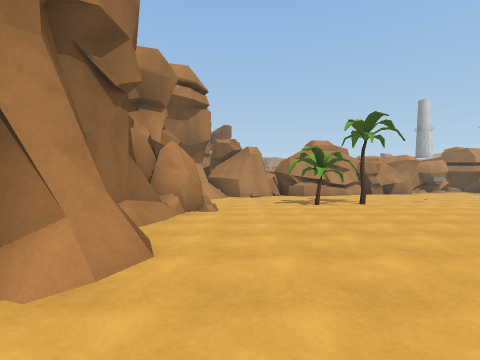
[1] (above)

24 first-person views from a walk through a scene from a Unity 3-D project. The camera is 1.5 m above the floor, looks level and sees 85° across. The floor is counted in squares, 2 m on a side. Each view is taken from the middle of a square. On the plan, view 1 faces up. The plan holds only what a view shows up to about 9 squares ahead; the rest is blank. The place goes on beyond the plan. Surface patterns are stand-ins for the level's own textures.

[2]
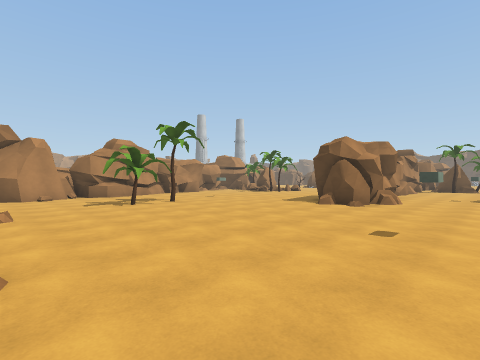

[3]
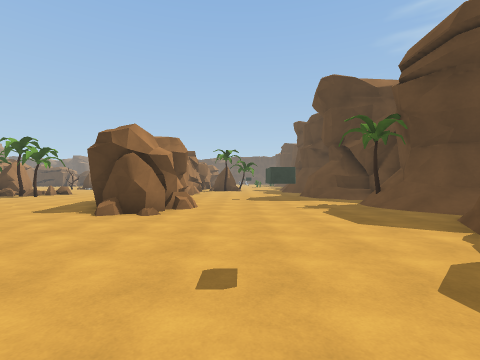

[4]
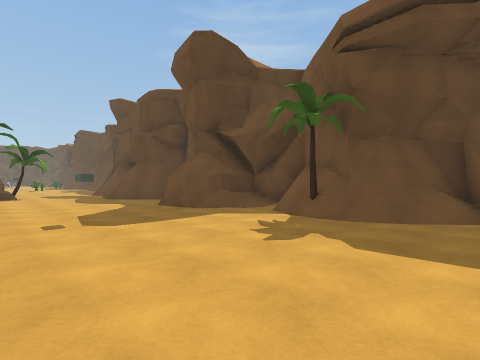

[5]
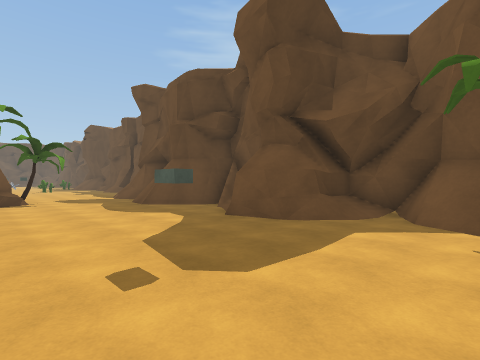

[6]
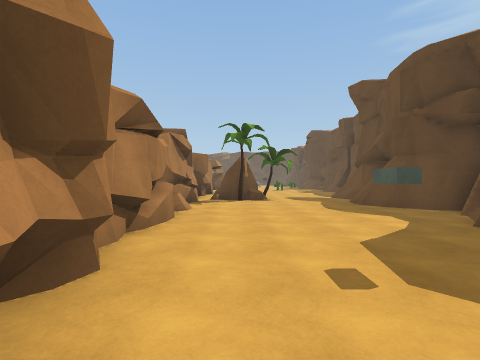

[7]
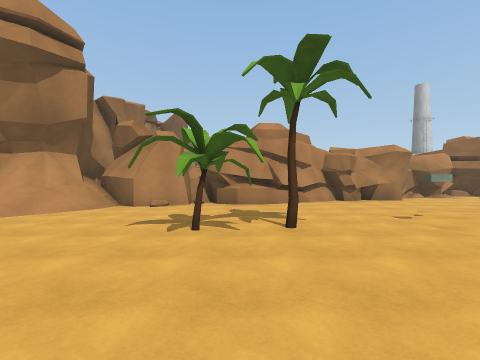

[8]
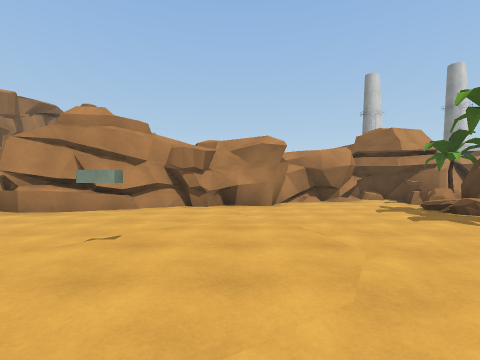

[9]
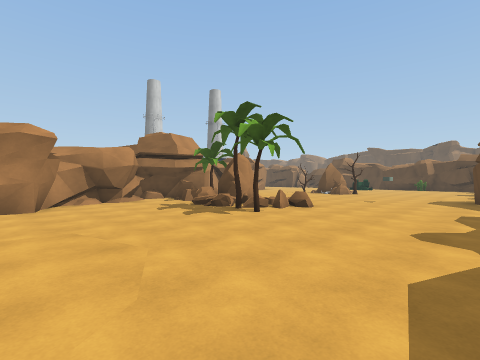

[10]
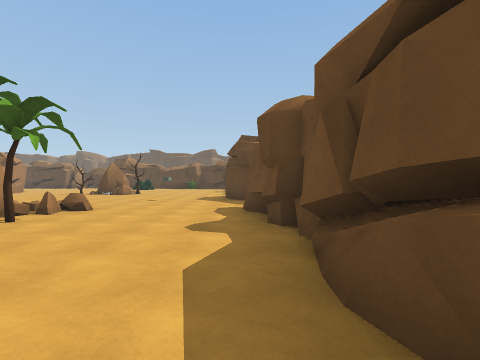

[11]
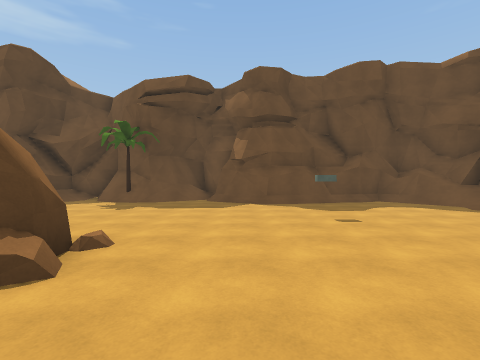

[12]
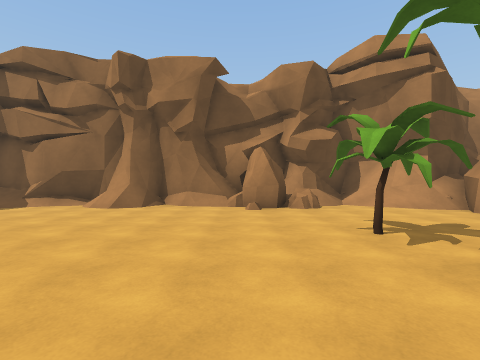

[13]
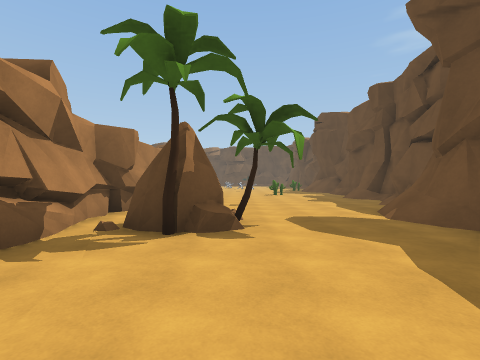

[14]
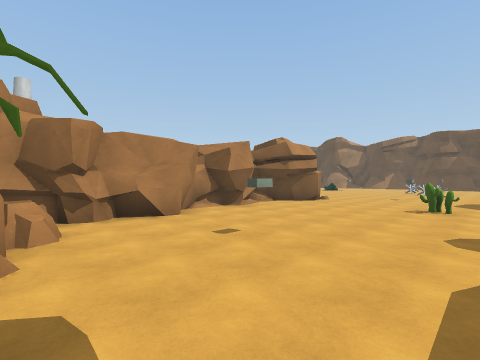

[15]
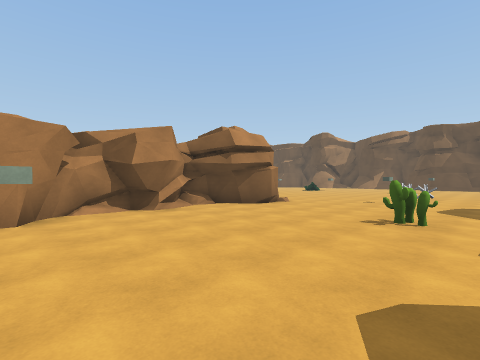

[16]
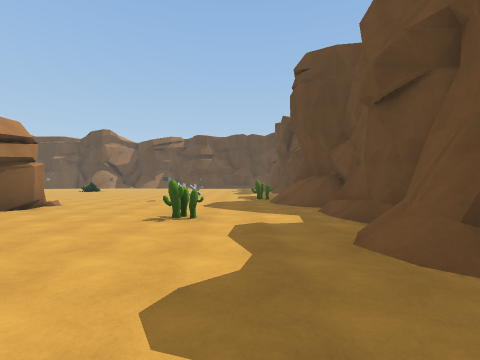

[17]
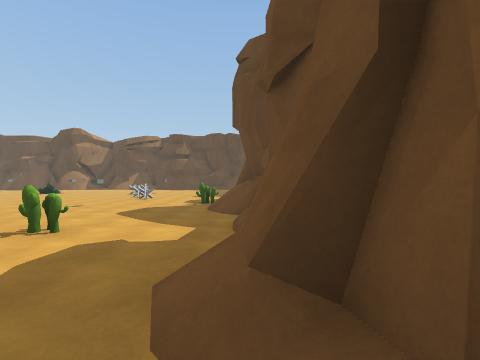

[18]
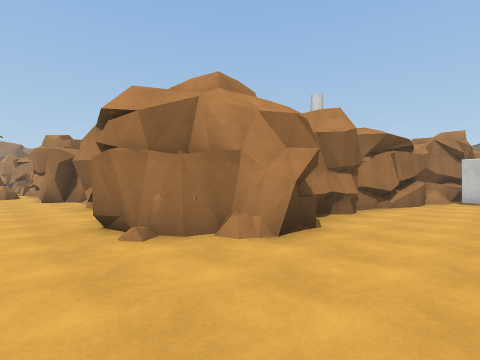

[19]
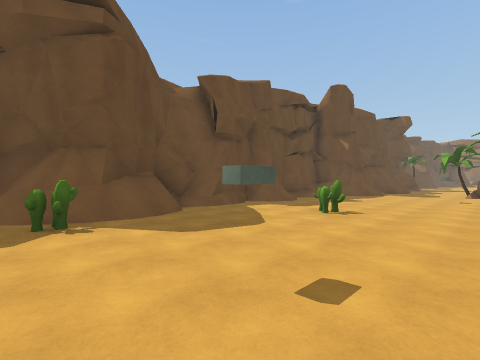

[20]
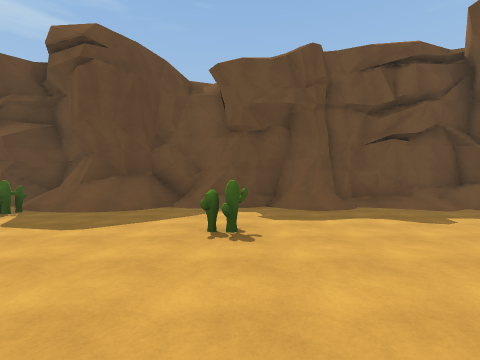

[21]
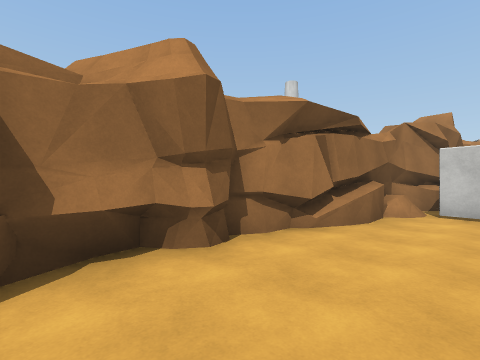

[22]
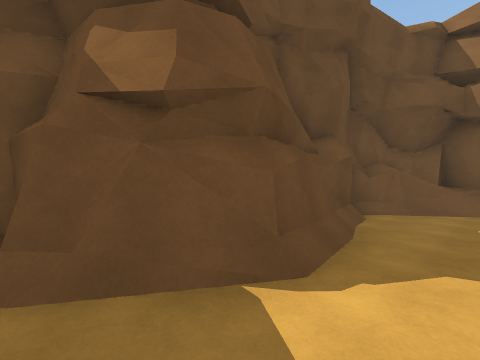

[23]
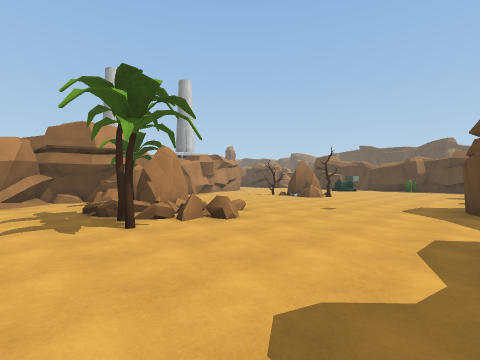

[24]
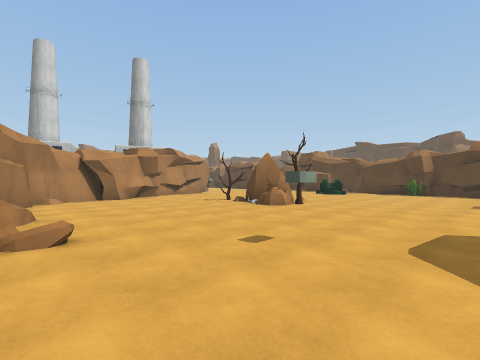

### Floor plan
Key: @ floor where view 1 was taken; # wall or solid block; . floor; / step, stairs or slope; = window, fence, low wall or low ledge; ^ raised ledge; R rock; T tree; C cactus; B building; O other object.
Columns run from 3 left of view 1 to 34 right of it. Each row starts with its distance up from view 1.
 18                    ##
 17                    #..
 16               ######...
 15             ####.R#.....            #
 14         #####....TR......          ##B
 13     #####.......RR#......RR        ##
 12  ####.#.........=#R.....RTR        #..
 11 ##/.............T=#.........       #..
 10 #//.......///...T.=..........     ##..
  9 #/......./../........O........    #...
  8 #/R..T.T......................    #...
  7  RR.........................      #...
  6  #...................##           #...
  5  #..........#######  ##    #########..
  4  #........##################.##.###...
  3  #=.......#####.......RR..............
  2  #....................TR..............
  1  #....O.......O.......RT..O...........
  0 ##/@..................................
 -1 #//............................C......
 -2 ##/............##../##.//.............
 -3  ##/#####///T//# //######/........//C.
 -4   ###   #//###/#  ##    ^////#.#=//#//
 -5         ########        ^#^##########/
 -6                                     ##

Where each view was taken, in squares from view 1:
view 1: 0 up, 0 right, facing up
view 2: 0 up, 1 left, facing up-right
view 3: 1 up, 1 right, facing right
view 4: 2 up, 6 right, facing down-right
view 5: 2 up, 9 right, facing down-right
view 6: 2 up, 9 right, facing right
view 7: 4 up, 3 right, facing up
view 8: 6 up, 8 right, facing up
view 9: 6 up, 8 right, facing up-right
view 10: 6 up, 8 right, facing right
view 11: 6 up, 5 right, facing down
view 12: 6 up, 6 right, facing left
view 13: 1 up, 15 right, facing right
view 14: 2 down, 20 right, facing up-right
view 15: 2 down, 23 right, facing up-right
view 16: 2 down, 23 right, facing right
view 17: 4 down, 24 right, facing right
view 18: 2 up, 34 right, facing up-left
view 19: 2 up, 34 right, facing down-left
view 20: 3 up, 28 right, facing down
view 21: 6 up, 34 right, facing up-left
view 22: 1 down, 6 right, facing down-left
view 23: 6 up, 11 right, facing up-right
view 24: 7 up, 15 right, facing up-right
